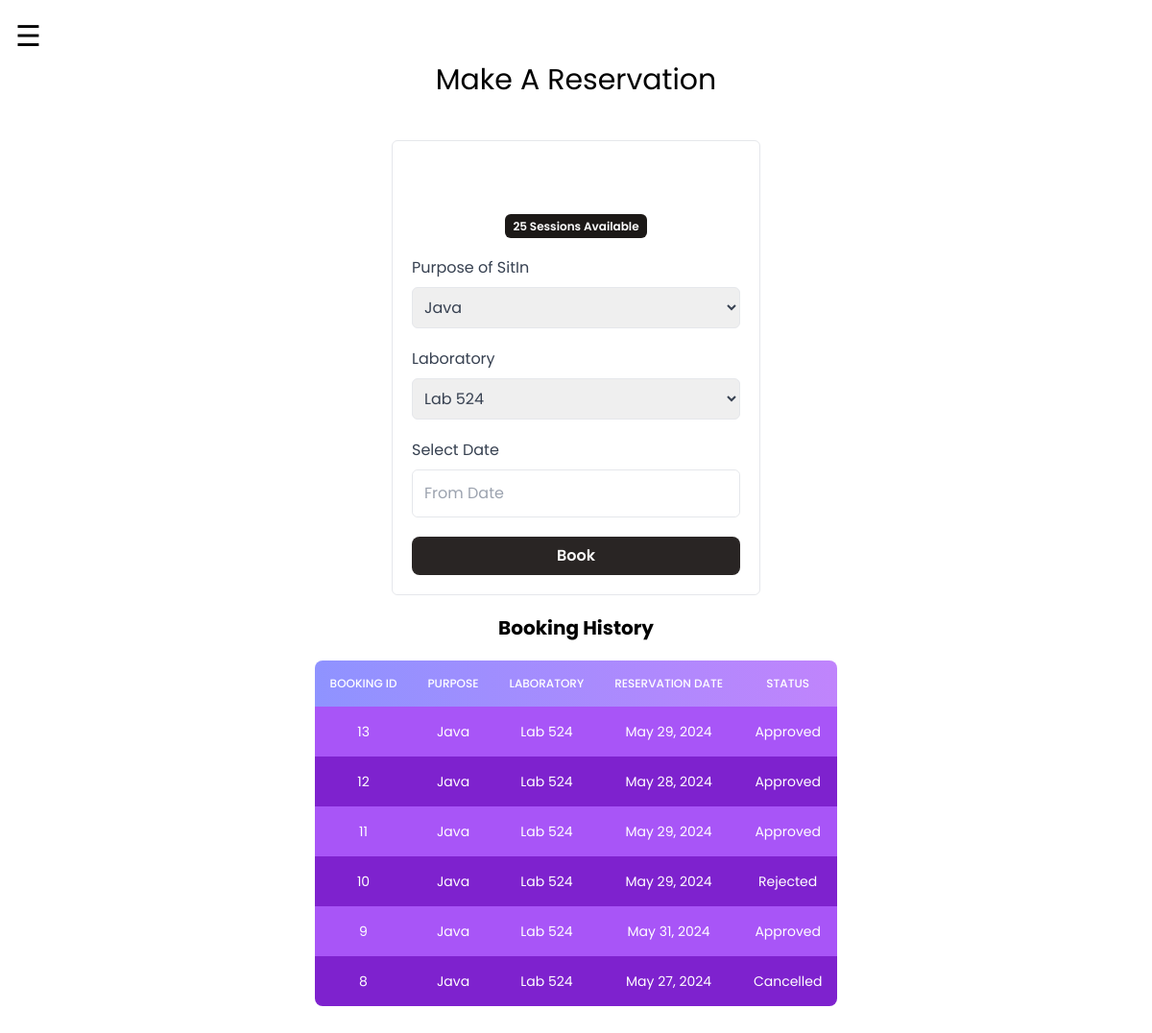
Page /reservation.php (signed in) on the committed database.
### tables this page shows
CREATE TABLE `student` (
  `id` int(11) NOT NULL,
  `email` varchar(250) NOT NULL,
  `password` varchar(250) NOT NULL,
  `firstname` varchar(150) NOT NULL,
  `lastname` varchar(150) NOT NULL,
  `middlename` varchar(150) NOT NULL,
  `age` int(150) NOT NULL,
  `gender` varchar(150) NOT NULL,
  `address` varchar(150) NOT NULL,
  `phone` int(150) NOT NULL,
  `idno` int(150) NOT NULL,
  `sessions` int(11) NOT NULL DEFAULT 30
);

CREATE TABLE `bookings` (
  `id` int(11) NOT NULL,
  `student_id` int(11) NOT NULL,
  `purpose` varchar(254) NOT NULL,
  `laboratory` varchar(254) NOT NULL,
  `reservation_date` date NOT NULL,
  `date_created` datetime NOT NULL DEFAULT current_timestamp(),
  `status` varchar(254) NOT NULL DEFAULT 'Pending'
);

### reservation.php (the view, shortened to what this page needs)
<?php
include('connector.php');
$history = [];
$id = $_SESSION['id'];
$select = "SELECT * FROM bookings WHERE student_id = $id ORDER BY date_created desc";
$result = $connection->query($select);
$exist = null;
if ($result->num_rows > 0) {
    while($row = $result->fetch_assoc()) {
        $history[] = $row;
    }
}
$select = "SELECT * FROM student WHERE id = '$id'";
$result = $connection->query($select);
$user = $result->fetch_assoc();
$sessions = $user['sessions'];
?>
<!DOCTYPE html>
<html>
<head>
<script src="https://cdn.tailwindcss.com"></script>
 <link rel="stylesheet" href="https://cdn.jsdelivr.net/npm/flatpickr/dist/flatpickr.min.css">
</head>
<body>
<div id="main">
<span style="font-size:30px;cursor:pointer" onclick="openNav()">&#9776;</span>
<div class="w-full flex items-center flex-col container mx-auto">
  <h1 style="text-align:center; font-size:30px; font-weight:strong">Make A Reservation</h1>
     <div class="flex flex-col items-center">
        <?php if($exist == null) : ?>
        <form action="" method="post" class="flex flex-col items-center  border mt-10  text-black   p-5 rounded-md min-w-[320px]  relative">
                <div class="mt-14">
                    <span class="text-xs font-semibold px-2 p-1 bg-stone-900 text-white rounded-md"> <?php echo $sessions;?> Sessions Available</span>
                </div>
                <div class="self-start flex flex-col gap-2 w-full mt-5">
                    <label class="text-gray-700">Purpose of SitIn</label>
                    <select name="purpose" class="text-gray-700 border p-2 rounded-md w-full">
                        <option value="Java">Java</option>
                    </select>
                </div>
                <div class="flex flex-col gap-2 w-full mt-5">
                    <label class="text-gray-700">Laboratory</label>
                    <select name="laboratory" class="text-gray-700 border p-2 rounded-md">
                        <option value="Lab 524">Lab 524</option>
                    </select>
                </div>
                <div class="flex flex-col gap-2 w-full mt-5">
                    <label class="text-gray-700">Select Date</label>
                        <div class="border rounded-md">
                            <input type="text" name="date" id="datetimepicker" placeholder="From Date" class="outline-none px-3 p-3 rounded-md form-input w-full">
                        </div>
                </div>
                <div class="flex justify-between mt-5 gap-5 w-full">
                        <input type="submit" value="Book" class="w-full font-semibold cursor-pointer px-3 p-2 bg-stone-800 text-stone-50 rounded-lg "/>
                </div>
            </form>
        <?php else:?>
            <span class="text-red-500">You have a Pending Booking, you can't book right now.</span>
        <?php endif;?>
        <h1 class="mt-5 text-xl font-bold mb-5">Booking History</h1>
         <table id="oktable" class=" mb-10 w-full text-sm text-left rtl:text-right text-white rounded-lg overflow-hidden">
                <thead class="text-xs bg-gradient-to-l t to-[#8F93FF] from-purple-400 uppercase rounded-md">
                    <tr>
                        <th class="border px-4 py-4 font-medium border-none  text-center">BOOKING ID</th>
                        <th class="border px-4 py-4 font-medium border-none  text-center">PURPOSE</th>
                        <th class="border px-4 py-4 font-medium border-none  text-center">LABORATORY</th>
                        <th class="border px-4 py-4 font-medium border-none  text-center">RESERVATION DATE</th>
                        <th class="border px-4 py-4 font-medium border-none  text-center">STATUS</th>
                    </tr>
                </thead>
                <tbody id="tbody" class="relative">
                <?php
            foreach ($history as $student) {
                $status = $student['status'];
                   echo '<tr class="odd:bg-purple-500 bg-purple-700">
                                <td class="border px-4 py-4 border-none text-center text-xs md:text-sm text-white">'.$student['id'].'</td>
                                <td class="border px-4 py-4 border-none text-center text-xs md:text-sm text-white">'.$student['purpose'].'</td>
                                <td class="border px-4 py-4 border-none text-center text-xs md:text-sm text-white">'.$student['laboratory'].'</td>
                                <td class="border px-4 py-4 border-none text-center text-xs md:text-sm text-white">'.date('F j, Y', strtotime($student['reservation_date'])).'</td>
                                <td class="border px-4 py-4 border-none text-center text-xs md:text-sm text-white">'.$status.'</td></tr>
                                ';
                }
            ?>
                </tbody>
            </table>
     </div>
</div>
<br>
</div>
</body>
</html>

### reservation.php (style rules this page uses)
body { font-family: "Poppins" , sans-serif; transition: background-color .5s; }
#main { transition: margin-left .5s; padding: 16px; }

### rows in the picture
student: sessions "25"
bookings: id "13", purpose "Java", laboratory "Lab 524", reservation_date "May 29, 2024", status "Approved"
bookings: id "12", purpose "Java", laboratory "Lab 524", reservation_date "May 28, 2024", status "Approved"
bookings: id "11", purpose "Java", laboratory "Lab 524", reservation_date "May 29, 2024", status "Approved"
bookings: id "10", purpose "Java", laboratory "Lab 524", reservation_date "May 29, 2024", status "Rejected"
bookings: id "9", purpose "Java", laboratory "Lab 524", reservation_date "May 31, 2024", status "Approved"
bookings: id "8", purpose "Java", laboratory "Lab 524", reservation_date "May 27, 2024", status "Cancelled"
